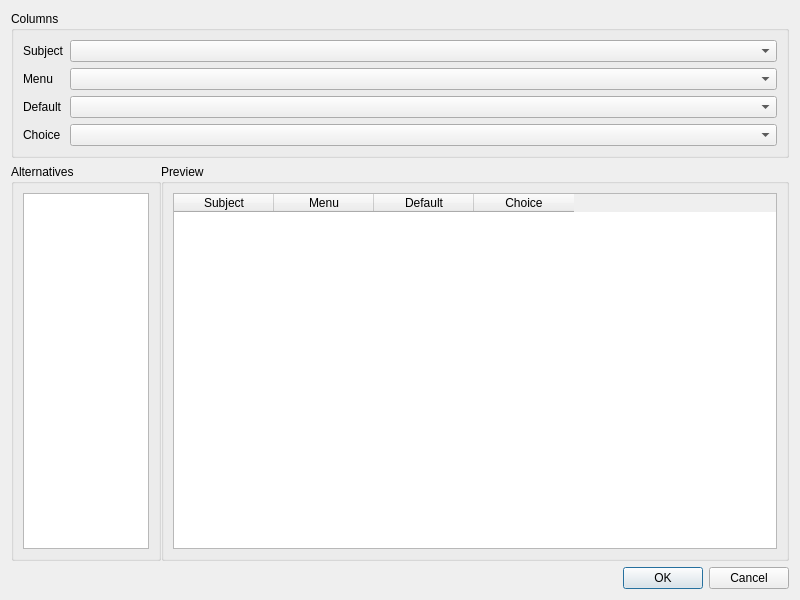
<?xml version="1.0" encoding="UTF-8"?>
<ui version="4.0">
 <class>ImportCsv</class>
 <widget class="QDialog" name="ImportCsv">
  <property name="geometry">
   <rect>
    <x>0</x>
    <y>0</y>
    <width>800</width>
    <height>600</height>
   </rect>
  </property>
  <property name="windowTitle">
   <string>Import CSV</string>
  </property>
  <layout class="QVBoxLayout" name="verticalLayout">
   <item>
    <widget class="QGroupBox" name="groupBox">
     <property name="sizePolicy">
      <sizepolicy hsizetype="Preferred" vsizetype="Fixed">
       <horstretch>0</horstretch>
       <verstretch>0</verstretch>
      </sizepolicy>
     </property>
     <property name="title">
      <string>Columns</string>
     </property>
     <layout class="QFormLayout" name="formLayout">
      <item row="0" column="0">
       <widget class="QLabel" name="label">
        <property name="text">
         <string>Subject</string>
        </property>
       </widget>
      </item>
      <item row="0" column="1">
       <widget class="QComboBox" name="cbSubject">
        <property name="sizePolicy">
         <sizepolicy hsizetype="Expanding" vsizetype="Fixed">
          <horstretch>0</horstretch>
          <verstretch>0</verstretch>
         </sizepolicy>
        </property>
       </widget>
      </item>
      <item row="1" column="0">
       <widget class="QLabel" name="label_2">
        <property name="text">
         <string>Menu</string>
        </property>
       </widget>
      </item>
      <item row="1" column="1">
       <widget class="QComboBox" name="cbMenu">
        <property name="sizePolicy">
         <sizepolicy hsizetype="Expanding" vsizetype="Fixed">
          <horstretch>0</horstretch>
          <verstretch>0</verstretch>
         </sizepolicy>
        </property>
       </widget>
      </item>
      <item row="2" column="0">
       <widget class="QLabel" name="label_4">
        <property name="text">
         <string>Default</string>
        </property>
       </widget>
      </item>
      <item row="2" column="1">
       <widget class="QComboBox" name="cbDefault">
        <property name="sizePolicy">
         <sizepolicy hsizetype="Expanding" vsizetype="Fixed">
          <horstretch>0</horstretch>
          <verstretch>0</verstretch>
         </sizepolicy>
        </property>
       </widget>
      </item>
      <item row="3" column="0">
       <widget class="QLabel" name="label_3">
        <property name="text">
         <string>Choice</string>
        </property>
       </widget>
      </item>
      <item row="3" column="1">
       <widget class="QComboBox" name="cbChoice">
        <property name="sizePolicy">
         <sizepolicy hsizetype="Expanding" vsizetype="Fixed">
          <horstretch>0</horstretch>
          <verstretch>0</verstretch>
         </sizepolicy>
        </property>
       </widget>
      </item>
     </layout>
    </widget>
   </item>
   <item>
    <layout class="QHBoxLayout" name="horizontalLayout">
     <property name="spacing">
      <number>0</number>
     </property>
     <item>
      <widget class="QGroupBox" name="groupBox_2">
       <property name="sizePolicy">
        <sizepolicy hsizetype="Fixed" vsizetype="Expanding">
         <horstretch>0</horstretch>
         <verstretch>0</verstretch>
        </sizepolicy>
       </property>
       <property name="maximumSize">
        <size>
         <width>150</width>
         <height>16777215</height>
        </size>
       </property>
       <property name="baseSize">
        <size>
         <width>0</width>
         <height>0</height>
        </size>
       </property>
       <property name="title">
        <string>Alternatives</string>
       </property>
       <layout class="QHBoxLayout" name="horizontalLayout_2">
        <item>
         <widget class="QListWidget" name="lwAlternatives">
          <property name="sizePolicy">
           <sizepolicy hsizetype="Preferred" vsizetype="Preferred">
            <horstretch>0</horstretch>
            <verstretch>0</verstretch>
           </sizepolicy>
          </property>
          <property name="baseSize">
           <size>
            <width>100</width>
            <height>0</height>
           </size>
          </property>
         </widget>
        </item>
       </layout>
      </widget>
     </item>
     <item>
      <widget class="QGroupBox" name="groupBox_3">
       <property name="sizePolicy">
        <sizepolicy hsizetype="Expanding" vsizetype="Expanding">
         <horstretch>0</horstretch>
         <verstretch>0</verstretch>
        </sizepolicy>
       </property>
       <property name="title">
        <string>Preview</string>
       </property>
       <layout class="QHBoxLayout" name="horizontalLayout_3">
        <item>
         <widget class="QTableWidget" name="tblPreview">
          <property name="sizePolicy">
           <sizepolicy hsizetype="Preferred" vsizetype="Preferred">
            <horstretch>0</horstretch>
            <verstretch>0</verstretch>
           </sizepolicy>
          </property>
          <property name="editTriggers">
           <set>QAbstractItemView::NoEditTriggers</set>
          </property>
          <column>
           <property name="text">
            <string>Subject</string>
           </property>
          </column>
          <column>
           <property name="text">
            <string>Menu</string>
           </property>
          </column>
          <column>
           <property name="text">
            <string>Default</string>
           </property>
          </column>
          <column>
           <property name="text">
            <string>Choice</string>
           </property>
          </column>
         </widget>
        </item>
       </layout>
      </widget>
     </item>
    </layout>
   </item>
   <item>
    <widget class="QDialogButtonBox" name="buttonBox">
     <property name="orientation">
      <enum>Qt::Horizontal</enum>
     </property>
     <property name="standardButtons">
      <set>QDialogButtonBox::Cancel|QDialogButtonBox::Ok</set>
     </property>
    </widget>
   </item>
  </layout>
 </widget>
 <resources/>
 <connections>
  <connection>
   <sender>buttonBox</sender>
   <signal>accepted()</signal>
   <receiver>ImportCsv</receiver>
   <slot>accept()</slot>
   <hints>
    <hint type="sourcelabel">
     <x>248</x>
     <y>254</y>
    </hint>
    <hint type="destinationlabel">
     <x>157</x>
     <y>274</y>
    </hint>
   </hints>
  </connection>
  <connection>
   <sender>buttonBox</sender>
   <signal>rejected()</signal>
   <receiver>ImportCsv</receiver>
   <slot>reject()</slot>
   <hints>
    <hint type="sourcelabel">
     <x>316</x>
     <y>260</y>
    </hint>
    <hint type="destinationlabel">
     <x>286</x>
     <y>274</y>
    </hint>
   </hints>
  </connection>
 </connections>
</ui>
